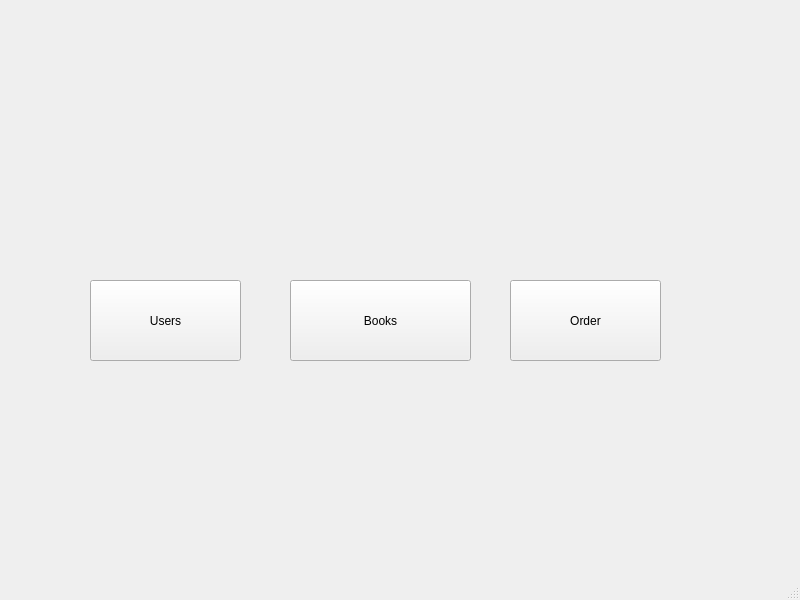
<?xml version="1.0" encoding="UTF-8"?>
<ui version="4.0">
 <class>MainWindow</class>
 <widget class="QMainWindow" name="MainWindow">
  <property name="geometry">
   <rect>
    <x>0</x>
    <y>0</y>
    <width>800</width>
    <height>600</height>
   </rect>
  </property>
  <property name="windowTitle">
   <string>MainWindow</string>
  </property>
  <widget class="QWidget" name="centralwidget">
   <widget class="QPushButton" name="userButton">
    <property name="geometry">
     <rect>
      <x>90</x>
      <y>280</y>
      <width>151</width>
      <height>81</height>
     </rect>
    </property>
    <property name="text">
     <string>Users</string>
    </property>
   </widget>
   <widget class="QPushButton" name="booksButton">
    <property name="geometry">
     <rect>
      <x>290</x>
      <y>280</y>
      <width>181</width>
      <height>81</height>
     </rect>
    </property>
    <property name="text">
     <string>Books</string>
    </property>
   </widget>
   <widget class="QPushButton" name="orderButton">
    <property name="geometry">
     <rect>
      <x>510</x>
      <y>280</y>
      <width>151</width>
      <height>81</height>
     </rect>
    </property>
    <property name="text">
     <string>Order</string>
    </property>
   </widget>
  </widget>
  <widget class="QMenuBar" name="menubar">
   <property name="geometry">
    <rect>
     <x>0</x>
     <y>0</y>
     <width>800</width>
     <height>26</height>
    </rect>
   </property>
  </widget>
  <widget class="QStatusBar" name="statusbar"/>
 </widget>
 <resources/>
 <connections/>
</ui>
